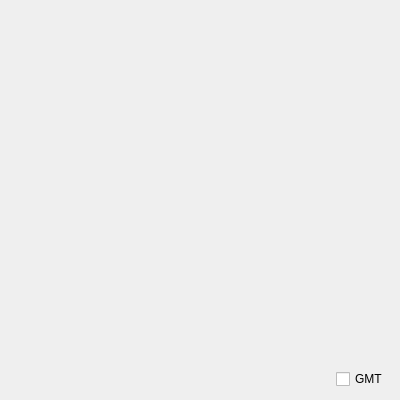
<?xml version="1.0" encoding="UTF-8"?>
<ui version="4.0">
 <class>Clock</class>
 <widget class="QWidget" name="Clock">
  <property name="geometry">
   <rect>
    <x>0</x>
    <y>0</y>
    <width>400</width>
    <height>400</height>
   </rect>
  </property>
  <property name="sizePolicy">
   <sizepolicy hsizetype="Fixed" vsizetype="Fixed">
    <horstretch>0</horstretch>
    <verstretch>0</verstretch>
   </sizepolicy>
  </property>
  <property name="windowTitle">
   <string>Clock</string>
  </property>
  <property name="layoutDirection">
   <enum>Qt::LeftToRight</enum>
  </property>
  <layout class="QGridLayout" name="gridLayout">
   <item row="0" column="0">
    <spacer name="verticalSpacer">
     <property name="orientation">
      <enum>Qt::Vertical</enum>
     </property>
     <property name="sizeHint" stdset="0">
      <size>
       <width>20</width>
       <height>40</height>
      </size>
     </property>
    </spacer>
   </item>
   <item row="4" column="0">
    <spacer name="horizontalSpacer">
     <property name="orientation">
      <enum>Qt::Horizontal</enum>
     </property>
     <property name="sizeHint" stdset="0">
      <size>
       <width>40</width>
       <height>20</height>
      </size>
     </property>
    </spacer>
   </item>
   <item row="4" column="1">
    <widget class="QCheckBox" name="GMT">
     <property name="enabled">
      <bool>true</bool>
     </property>
     <property name="sizePolicy">
      <sizepolicy hsizetype="Fixed" vsizetype="Fixed">
       <horstretch>0</horstretch>
       <verstretch>0</verstretch>
      </sizepolicy>
     </property>
     <property name="layoutDirection">
      <enum>Qt::LeftToRight</enum>
     </property>
     <property name="text">
      <string>GMT</string>
     </property>
     <property name="checkable">
      <bool>true</bool>
     </property>
     <property name="autoRepeatDelay">
      <number>50</number>
     </property>
    </widget>
   </item>
  </layout>
 </widget>
 <layoutdefault spacing="6" margin="11"/>
 <resources/>
 <connections/>
</ui>
